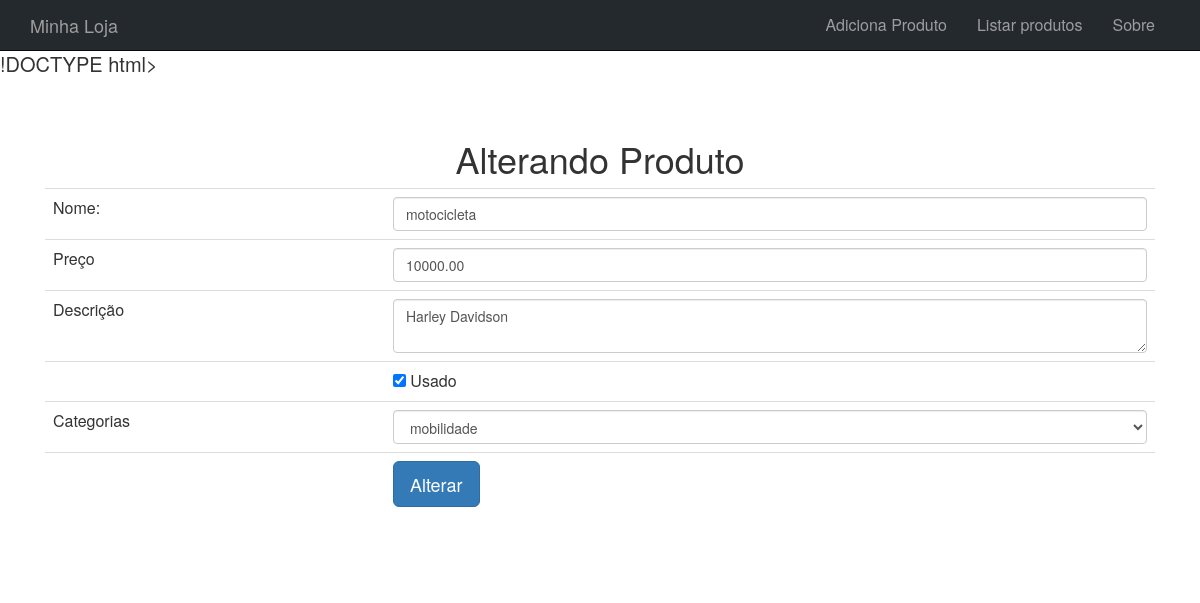
/produto-altera-formulario.php?id=2, run on the app's committed database.
### tables this page shows
CREATE TABLE `produtos` (
  `id` int(11) NOT NULL,
  `nome` varchar(255) DEFAULT NULL,
  `preco` decimal(10,2) DEFAULT NULL,
  `descricao` text,
  `categoria_id` int(11) DEFAULT NULL,
  `usado` tinyint(1) DEFAULT '0'
);

### include/banco-produto.php (called while the page is built, shortened)
<?php
  function buscaProduto($conexao, $id) {
    $query = "select * from produtos where id = {$id}";
    $resultado = mysqli_query($conexao, $query);
    return mysqli_fetch_assoc($resultado);
  }

### include/banco-categoria.php (called while the page is built)
<?php
  function listaCategorias($conexao) {
    $categorias = array();
    $query = "select * from categorias";
    $resultado = mysqli_query($conexao, $query);
    while($categoria = mysqli_fetch_assoc($resultado)) {
      array_push($categorias, $categoria);
    }
    return $categorias;
  }

### produto-altera-formulario.php (the view, shortened to what this page needs)
<?php
  include("include/cabecalho.php");
  include("include/conexao.php");
  include("include/banco-categoria.php");
  include("include/banco-produto.php");
  $id = $_GET['id'];
  $produto = buscaProduto($conexao, $id);
  $categorias = listaCategorias($conexao);
  $usado = $produto['usado'] ? "checked='checked'" : "";
?>
  <h1>Alterando Produto</h1>
  <form action="altera-produto.php" method="post">
    <table class="table">
      <tr>
        <td>Nome:</td>
        <td><input class="form-control" type="text" name="nome" value="<?= $produto['nome'] ?>" /></td>
      </tr>
      <tr>
        <td>Preço</td>
        <td><input class="form-control" type="number" name="preco" value="<?= $produto['preco']?>" /></td>
      </tr>
      <tr>
        <td>Descrição</td>
        <td><textarea class="form-control" name="descricao"><?= $produto['descricao'] ?></textarea></td>
      </tr>
      <tr>
        <td></td>
        <td>
          <input type="checkbox" name="usado" <?= $usado ?> value="true"> Usado
        </td>
      </tr>
      <tr>
        <td>Categorias</td>
        <td>
          <select class="form-control" name="categoria_id">
            <?php
              foreach($categorias as $categoria) :
              $essaEhACategoria = $produto['categoria_id'] == $categoria['id'];
              $selecao = $essaEhACategoria ? "selected = 'selected'" : "";
            ?>
              <option value="<?= $categoria['id'] ?>" <?= $selecao ?>>
                <?= $categoria['nome'] ?><br>
              </option>
            <?php endforeach ?>
          </select>
        </td>
      </tr>
      <tr>
        <td></td>
        <td><button class="btn btn-primary btn-lg" type="submit">Alterar</button></td>
      </tr>
    </table>
  </form>

### css/loja.css (style rules this page uses)
body { padding-top: 50px; font-size: 20px; }

### data on the page
produtos: nome "motocicleta", preco "10000.00", descricao "Harley Davidson"

### other printed values
form field categoria_id "mobilidade"
